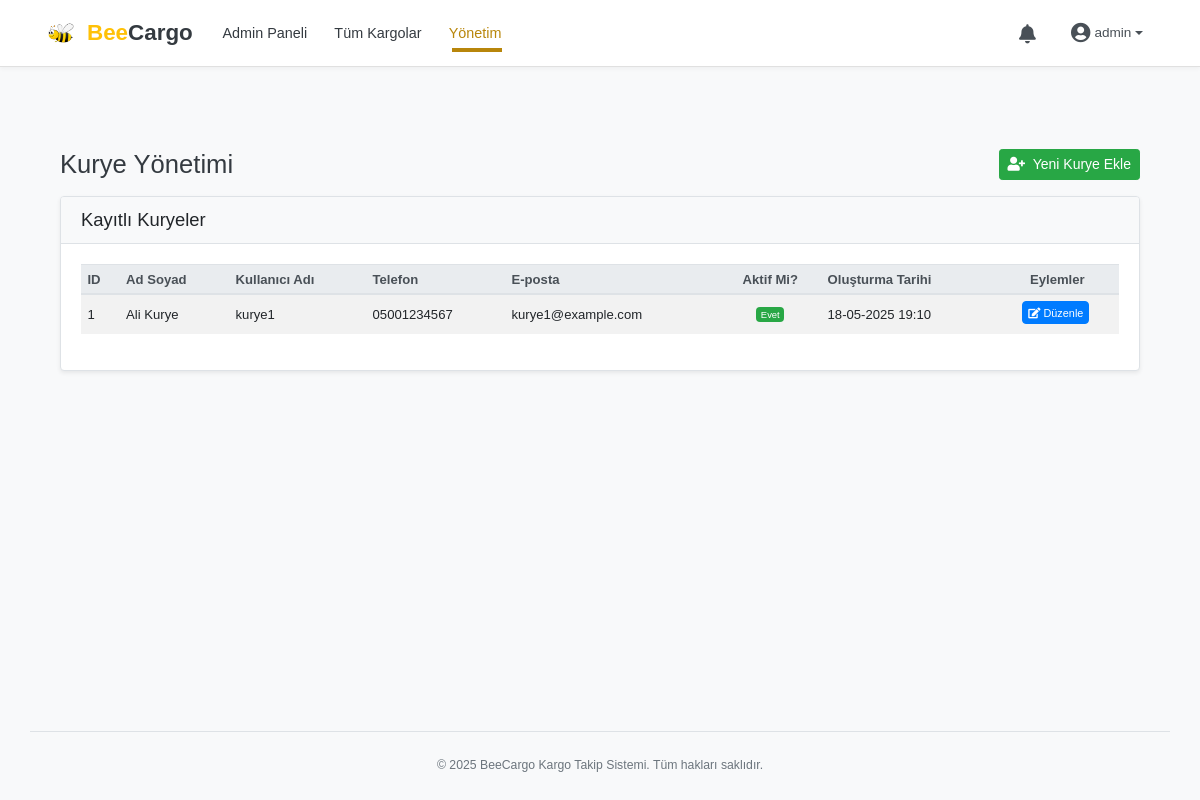
Screenshot of /admin/couriers (signed in) with the database file from the repository.
### app/models.py (models this page shows, shortened)
class Kuryeler(db.Model):
    __tablename__ = 'kuryeler'
    id = db.Column(db.Integer, primary_key=True)
    ad_soyad = db.Column(db.String(150), nullable=False)
    kullanici_adi = db.Column(db.String(80), unique=True, nullable=False)
    sifre_hash = db.Column(db.String(255), nullable=False)
    telefon = db.Column(db.String(20), unique=True, nullable=False) # GÜNCELLENDİ: nullable=False, unique=True (Eğer farklı kuryeler aynı tel no'yu kullanamazsa)
    email = db.Column(db.String(120), unique=True, nullable=True)
    aktif_mi = db.Column(db.Boolean, default=True, nullable=False)
    olusturulma_tarihi = db.Column(db.DateTime, default=datetime.now)
    guncellenme_tarihi = db.Column(db.DateTime, default=datetime.now, onupdate=datetime.now)
    atanmis_kargolar = db.relationship('Kargolar', backref='atanan_kurye', lazy='dynamic', foreign_keys='Kargolar.kurye_id')
    bildirimler = db.relationship('Bildirimler', backref='kurye_bildirimleri', lazy='dynamic', foreign_keys='Bildirimler.kurye_id')

### app/routes_admin.py (the view)
@bp_admin.route('/couriers')
def list_couriers():
    if 'admin_id' not in session:
        flash('Bu sayfayı görüntülemek için giriş yapmalısınız.', 'error')
        return redirect(url_for('bp_admin.login'))
    try:
        kuryeler = Kuryeler.query.order_by(Kuryeler.aktif_mi.desc(), Kuryeler.ad_soyad).all()
    except Exception as e:
        flash("Kuryeler listelenirken bir hata oluştu.", "error")
        current_app.logger.error(f"Kurye listeleme hatası: {e}", exc_info=True)
        kuryeler = []
    return render_template('admin_list_couriers.html', kuryeler=kuryeler)

### app/templates/admin_list_couriers.html (shortened to what this page needs)
﻿{% extends "base.html" %}
{% block body_class %}admin-page{% endblock %}
{% block content %}
<div class="container mt-4 mb-5">
    <div class="d-flex justify-content-between align-items-center mb-3">
        <h2 class="mb-0 page-main-title">Kurye Yönetimi</h2>
        <a href="{{ url_for('bp_admin.add_courier') }}" class="btn btn-success btn-sm">
            <i class="fas fa-user-plus mr-1"></i> Yeni Kurye Ekle
        </a>
    </div>
    <div class="card shadow-sm">
        <div class="card-header">
            <h3 class="mb-0 h5">Kayıtlı Kuryeler</h3>
        </div>
        <div class="card-body">
            {% if kuryeler %}
            <div class="table-responsive">
                <table class="table table-striped table-hover table-sm">
                    <thead class="thead-light">
                        <tr>
                            <th>ID</th>
                            <th>Ad Soyad</th>
                            <th>Kullanıcı Adı</th>
                            <th>Telefon</th>
                            <th>E-posta</th>
                            <th class="text-center">Aktif Mi?</th>
                            <th>Oluşturma Tarihi</th>
                            <th class="text-center">Eylemler</th>
                        </tr>
                    </thead>
                    <tbody>
                        {% for kurye in kuryeler %}
                        <tr>
                            <td>{{ kurye.id }}</td>
                            <td>{{ kurye.ad_soyad }}</td>
                            <td>{{ kurye.kullanici_adi }}</td>
                            <td>{{ kurye.telefon or '-' }}</td>
                            <td>{{ kurye.email or '-' }}</td>
                            <td class="text-center">
                                {% if kurye.aktif_mi %}
                                <span class="badge badge-success">Evet</span>
                                {% else %}
                                <span class="badge badge-danger">Hayır</span>
                                {% endif %}
                            </td>
                            <td>{{ kurye.olusturulma_tarihi.strftime('%d-%m-%Y %H:%M') }}</td>
                            <td class="text-center">
                                <a href="{{ url_for('bp_admin.edit_courier', kurye_id=kurye.id) }}" class="btn btn-xs btn-primary" title="Kuryeyi Düzenle">
                                    <i class="fas fa-edit"></i> Düzenle
                                </a>
                            </td>
                        </tr>
                        {% endfor %}
                    </tbody>
                </table>
            </div>
            {% else %}
            <div class="alert alert-info">
                Sistemde kayıtlı kurye bulunmamaktadır. <a href="{{ url_for('bp_admin.add_courier') }}" class="alert-link">Hemen bir tane ekleyin!</a>
            </div>
            {% endif %}
        </div>
    </div>
</div>
{% endblock %}
{% block head_extra %}
<link rel="stylesheet" href="https://cdnjs.cloudflare.com/ajax/libs/font-awesome/5.15.3/css/all.min.css">
{% endblock %}

### app/static/css/style.css (style rules this page uses)
html { overflow-y: scroll; font-size: 16px; height: 100%; }
body { padding-top: 78px; background-color: #f8f9fa; display: flex; flex-direction: column; min-height: 100%; font-family: 'Poppins', sans-serif; font-size: 0.9rem; color: #212529; line-height: 1.6; }
h2.page-main-title { font-size: 1.6rem; margin-bottom: 1.25rem; color: #343a40; font-weight: 500; }
.card { margin-bottom: 1.5rem; border: 1px solid #dee2e6; box-shadow: 0 0.125rem 0.25rem rgba(0,0,0,.05); }
.card-header { background-color: #f8f9fa; border-bottom: 1px solid #dee2e6; padding: .75rem 1.25rem; }
.card-header h2.h5, .card-header h3.h5, .card-header h5 { font-size: 1.05rem; font-weight: 600; margin-bottom: 0; }
.table { margin-bottom: 1rem; }
.table thead th { background-color: #e9ecef; font-weight: 600; font-size: 0.82rem; white-space: nowrap; vertical-align: middle; border-bottom-width: 2px; color: #495057; }
.table td { font-size: 0.8rem; vertical-align: middle; }
.table-sm th, .table-sm td { padding: 0.4rem; }
.table .badge { font-size: 0.72em; padding: .3em .5em; font-weight: 500; }
.table td .btn-sm, .table td .btn-xs { margin-right: 3px; margin-bottom: 3px; padding: 0.18rem 0.38rem; font-size: 0.72rem; }
.btn-xs { padding: 0.15rem 0.3rem !important; font-size: 0.68rem !important; }

### app/templates/admin_list_couriers.html (style rules this page uses)
.page-main-title { font-size: 1.75rem; font-weight: 500; }
.card-header h3.h5 { font-size: 1.15rem; font-weight: 500; }
.table-sm th, .table-sm td { font-size: 0.82rem; vertical-align: middle; }
.btn-xs { padding: .2rem .4rem; font-size: .75rem; }

### rows the page displays
Kuryeler: id "1", ad_soyad "Ali Kurye", kullanici_adi "kurye1", telefon "05001234567", email "kurye1@example.com", aktif_mi "Evet", olusturulma_tarihi "18-05-2025 19:10"

### other values shown
{{ session.get('admin_kullanici_adi', 'Admin') }} "admin"
